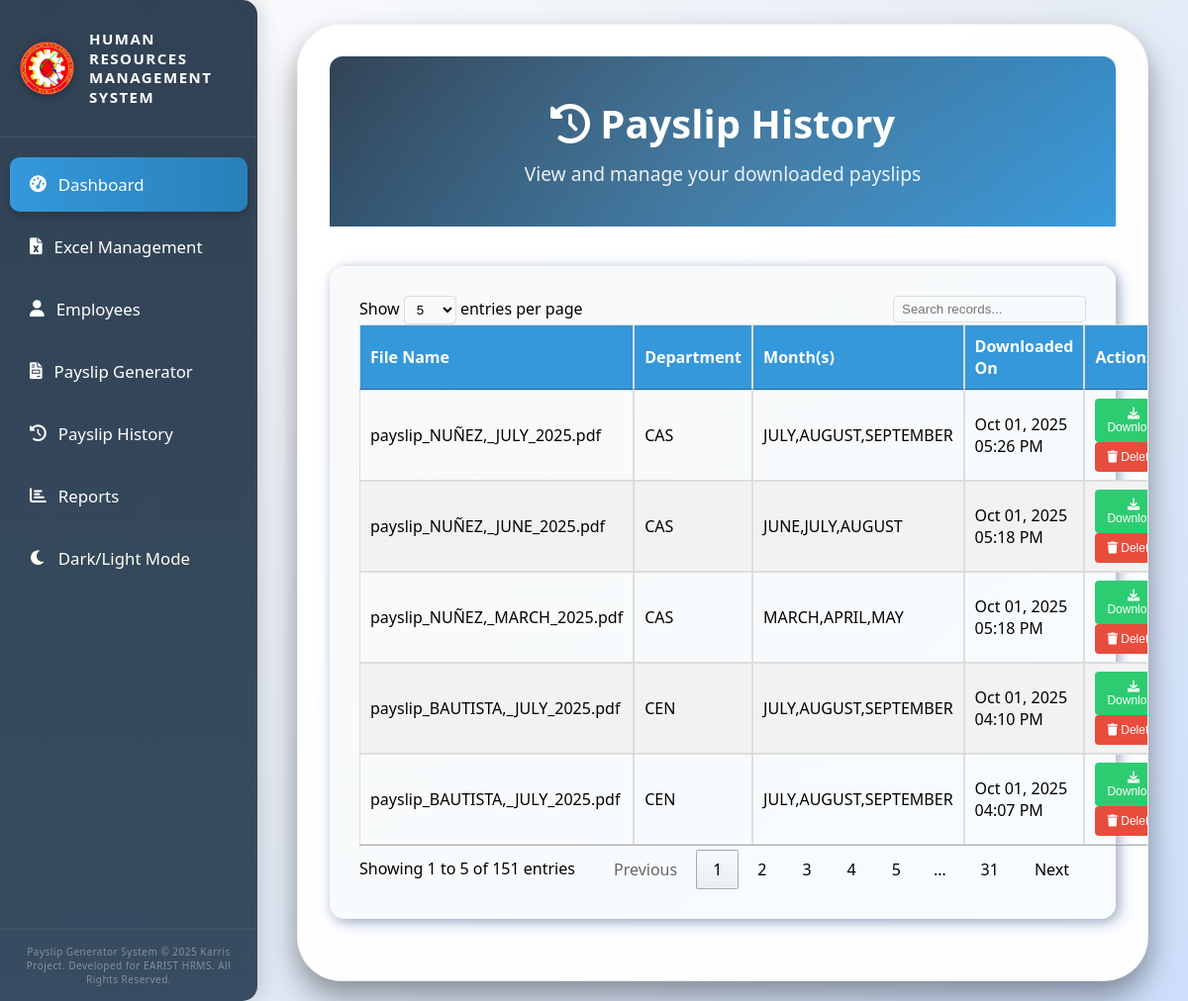
Page /payslip_history.php on the earlier database version.
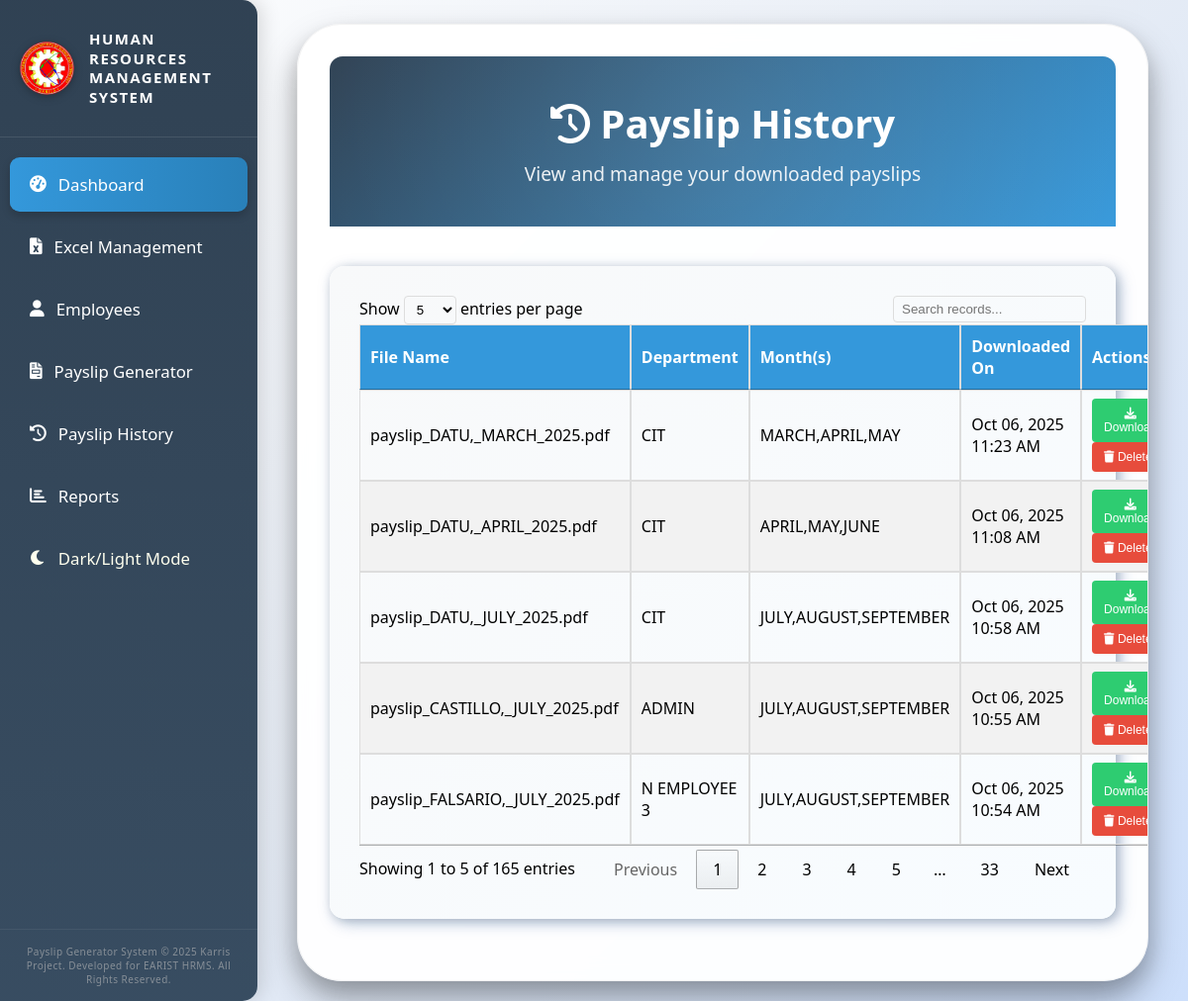
Same page on the later database version.
### tables this page shows
CREATE TABLE `payslip_history` (
  `id` int(11) NOT NULL,
  `file_name` varchar(255) NOT NULL,
  `employee_name` varchar(255) NOT NULL,
  `department` varchar(100) NOT NULL,
  `months` varchar(255) NOT NULL,
  `download_time` datetime DEFAULT current_timestamp(),
  `user_id` int(11) NOT NULL
);

### payslip_history.php (the view, shortened to what this page needs)
<?php
require_once 'db.php';
$query = "SELECT * FROM payslip_history ORDER BY download_time DESC";
$stmt = $conn->prepare($query);
$stmt->execute();
$result = $stmt->get_result();
$history = $result->fetch_all(MYSQLI_ASSOC);
?>
<!DOCTYPE html>
<html lang="en">
<head>
    <link href="https://cdnjs.cloudflare.com/ajax/libs/font-awesome/6.0.0/css/all.min.css" rel="stylesheet">
    <link href="https://cdn.datatables.net/1.11.5/css/jquery.dataTables.min.css" rel="stylesheet">
    <link href="https://cdn.jsdelivr.net/npm/sweetalert2@11.7.32/dist/sweetalert2.min.css" rel="stylesheet">
</head>
<body>
    <div class="container">
        <div class="header">
            <h1><i class="fas fa-history"></i> Payslip History</h1>
            <p>View and manage your downloaded payslips</p>
        </div>
        <div class="main-content">
            <div class="search-section">
                <table id="historyTable" class="history-table">
                    <thead>
                        <tr>
                            <th>File Name</th>
                            <th>Department</th>
                            <th>Month(s)</th>
                            <th>Downloaded On</th>
                            <th>Actions</th>
                        </tr>
                    </thead>
                    <tbody>
                        <?php foreach ($history as $record): ?>
                        <tr>
                            <td><?= htmlspecialchars($record['file_name']) ?></td>
                            <td><?= htmlspecialchars($record['department']) ?></td>
                            <td><?= htmlspecialchars($record['months']) ?></td>
                            <td><?= date('M d, Y h:i A', strtotime($record['download_time'])) ?></td>
                            <td>
                                <button class="action-btn download-btn" onclick="downloadRecord(<?= $record['id'] ?>)">
                                    <i class="fas fa-download"></i> Download
                                </button>
                                <button class="action-btn delete-btn" onclick="deleteRecord(<?= $record['id'] ?>)">
                                    <i class="fas fa-trash"></i> Delete
                                </button>
                            </td>
                        </tr>
                        <?php endforeach; ?>
                    </tbody>
                </table>
            </div>
        </div>
    </div>
    <nav class="sidebar" id="sidebar">
        <div class="sidebar-header">
            <img src="EARIST_Logo (1).png" alt="Logo" class="sidebar-logo">
            <span class="sidebar-title">HUMAN RESOURCES MANAGEMENT SYSTEM</span>
        </div>
        <ul class="sidebar-menu">
            <li class="activeTab"><i class="fas fa-tachometer-alt"></i> Dashboard</li>
            <li><i class="fas fa-file-excel"></i> Excel Management</li>
            <li><i class="fas fa-user"></i> Employees</li>
            <li><i class="fas fa-file-invoice"></i> Payslip Generator</li>
            <li><i class="fas fa-history"></i> Payslip History</li>
            <li><i class="fas fa-chart-bar"></i> Reports</li>
            <li class="mode-toggle" onclick="toggleDarkMode()"><i class="fas fa-moon"></i> Dark/Light Mode</li>
        </ul>
        <div class="credit">Payslip Generator System © 2025 Karris Project. Developed for EARIST HRMS. All Rights Reserved.</div>
    </nav>
</body>
</html>

### payslip_history.php (style rules this page uses)
* { margin: 0; padding: 0; box-sizing: border-box; }
body { font-family: 'Segoe UI', Tahoma, Geneva, Verdana, sans-serif; background: linear-gradient(135deg, #ffffff 0%, #e6ecf5 50%, #cddffb 100%); padding: 20px; transition: background-color 0.3s ease, color 0.3s ease; }
.history-table { width: 100%; border-collapse: collapse; margin-top: 20px; }
.history-table th, .history-table td { padding: 12px 15px; border: 1px solid #ddd; text-align: left; }
.history-table th { background-color: #3498db; color: white; }
.history-table tr:nth-child(even) { background-color: #f2f2f2; }
.action-btn { padding: 8px 12px; border: none; border-radius: 4px; cursor: pointer; margin-right: 5px; font-size: 12px; transition: all 0.3s ease; }
.delete-btn { background-color: #e74c3c; color: white; }
.download-btn { background-color: #2ecc71; color: white; }
.container { position: relative; width: calc(100% - 300px); margin-left: 280px; margin-top: 4px; background: rgba(255, 255, 255, 0.95); border-radius: 45px; box-shadow: 0 10px 20px rgba(0,0,0,0.1), 0 15px 30px rgba(0,0,0,0.15), 0 20px 40px rgba(0,0,0,0.2); backdrop-filter: blur(10px); border: 1px solid rgba(0,0,0,0.05); overflow: hidden; padding: 32px; box-sizing: border-box; }
.header { background: linear-gradient(135deg, #2c3e50 0%, #3498db 100%); display: flex; flex-direction: column; text-align: center; padding: 40px; color: white; position: relative; overflow: hidden; border-top-right-radius: 13px; border-top-left-radius: 13px; }
.header::before { content: ''; position: absolute; top: -50%; left: -50%; width: 200%; height: 200%; background: radial-gradient(circle, rgba(255,255,255,0.1) 0%, transparent 70%); animation: pulse 4s ease-in-out infinite; }
.header h1 { font-size: 2.5em; margin-bottom: 10px; position: relative; z-index: 1; }
.header p { font-size: 1.2em; opacity: 0.9; position: relative; z-index: 1; }
.sidebar { position: fixed; top: 0; left: 0; width: 260px; height: 100%; background: linear-gradient(180deg, rgba(44, 62, 80, 0.98) 0%, rgba(52, 73, 94, 0.98) 100%); color: #fff; box-shadow: 4px 0 20px rgba(0,0,0,0.15); z-index: 999; display: flex; flex-direction: column; padding-top: 0; border-top-right-radius: 15px; border-bottom-right-radius: 15px; }
.sidebar-header { display: flex; padding: 30px 15px; border-bottom: 1px solid rgba(255,255,255,0.1); position: relative; align-items: center; }
.sidebar-logo { width: 55px; height: 55px; margin-left: 5px; object-fit: contain; filter: drop-shadow(0 2px 4px rgba(0,0,0,0.3)); }
.sidebar-title { font-size: 15px; font-weight: bold; letter-spacing: 1.5px; flex: 1; margin-left: 15px; line-height: 1.3; }
.sidebar-menu { list-style: none; padding: 20px 10px; margin: 0; flex: 1; display: flex; flex-direction: column; gap: 8px; }
.sidebar-menu li { padding: 16px 20px; font-size: 1.05em; cursor: pointer; border-radius: 10px; transition: all 0.3s ease; display: flex; align-items: center; gap: 12px; position: relative; overflow: hidden; }
.sidebar-menu li::before { content: ''; position: absolute; left: 0; top: 0; height: 100%; width: 4px; background: #3498db; transform: scaleY(0); transition: transform 0.3s ease; }
.sidebar-menu li:hover::before, .sidebar-menu li.activeTab::before { transform: scaleY(1); }
.sidebar-menu .activeTab { background: linear-gradient(90deg, #3498db 0%, #2980b9 100%); color: #fff; box-shadow: 0 4px 8px rgba(0,0,0,0.2); }
.sidebar-menu .mode-toggle { color: #ffe; }
.credit { padding: 15px; font-size: 10px; color: #bbb; text-align: center; opacity: 0.6; letter-spacing: 0.5px; line-height: 1.4; border-top: 1px solid rgba(255,255,255,0.1); }
.main-content { background: linear-gradient(135deg, #f8f9fa 0%, #f8fcffff 100%); border-radius: 15px; padding: 30px; margin-bottom: 30px; margin-top: 40px; box-shadow: 2px 2px 10px rgba(0, 0, 0, 0.15), 4px 4px 15px rgba(163, 183, 212, 0.8); }

Differences in the rows shown:
no longer on this page (row unchanged): payslip_history: file_name "payslip_NUÑEZ,_JULY_2025.pdf", department "CAS", months "JULY,AUGUST,SEPTEMBER", download_time "Oct 01, 2025 05:26 PM"
no longer on this page (row unchanged): payslip_history: file_name "payslip_NUÑEZ,_JUNE_2025.pdf", department "CAS", months "JUNE,JULY,AUGUST", download_time "Oct 01, 2025 05:18 PM"
no longer on this page (row unchanged): payslip_history: file_name "payslip_NUÑEZ,_MARCH_2025.pdf", department "CAS", months "MARCH,APRIL,MAY", download_time "Oct 01, 2025 05:18 PM"
no longer on this page (row unchanged): payslip_history: file_name "payslip_BAUTISTA,_JULY_2025.pdf", department "CEN", months "JULY,AUGUST,SEPTEMBER", download_time "Oct 01, 2025 04:10 PM"
no longer on this page (row unchanged): payslip_history: file_name "payslip_BAUTISTA,_JULY_2025.pdf", department "CEN", months "JULY,AUGUST,SEPTEMBER", download_time "Oct 01, 2025 04:07 PM"
added payslip_history: file_name "payslip_DATU,_MARCH_2025.pdf", department "CIT", months "MARCH,APRIL,MAY", download_time "Oct 06, 2025 11:23 AM"
added payslip_history: file_name "payslip_DATU,_APRIL_2025.pdf", department "CIT", months "APRIL,MAY,JUNE", download_time "Oct 06, 2025 11:08 AM"
added payslip_history: file_name "payslip_DATU,_JULY_2025.pdf", department "CIT", months "JULY,AUGUST,SEPTEMBER", download_time "Oct 06, 2025 10:58 AM"
added payslip_history: file_name "payslip_CASTILLO,_JULY_2025.pdf", department "ADMIN", months "JULY,AUGUST,SEPTEMBER", download_time "Oct 06, 2025 10:55 AM"
added payslip_history: file_name "payslip_FALSARIO,_JULY_2025.pdf", department "N EMPLOYEE 3", months "JULY,AUGUST,SEPTEMBER", download_time "Oct 06, 2025 10:54 AM"
Other differences:
text written by a page script: "Show entries per page Showing 1 to 5 of 151 entries Previous 1 2 3 4 5 … 31 Next" → "Show entries per page Showing 1 to 5 of 165 entries Previous 1 2 3 4 5 … 33 Next"
